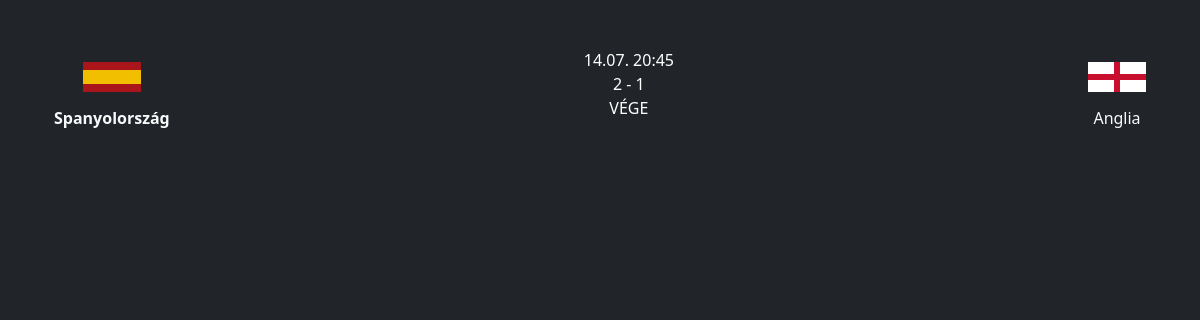
Page /?page=meccsView&orszagid=1&meccsid=17 on the committed database.
### tables this page shows
CREATE TABLE `foci` (
  `id` int(11) NOT NULL,
  `merkozes_tipus_id` int(11) DEFAULT NULL,
  `hazai_id` int(11) DEFAULT NULL,
  `vendeg_id` int(11) DEFAULT NULL,
  `hazai_gol` varchar(5) DEFAULT NULL,
  `vendeg_gol` varchar(5) DEFAULT NULL,
  `datum` varchar(15) DEFAULT NULL,
  `created_at` timestamp NULL DEFAULT CURRENT_TIMESTAMP
);

CREATE TABLE `orszagok` (
  `id` int(11) NOT NULL,
  `orszag` varchar(30) DEFAULT NULL,
  `created_at` timestamp NULL DEFAULT CURRENT_TIMESTAMP
);

### traits/Utilities.php (called while the page is built, shortened)
<?php
trait Utilities {
    function getViewFile($file) {
        include(__DIR__."/../views/".$file.".php");
    }
    function connectDB() {
        $hostname = "localhost";
        $username = "root";
        $password = "12345";
        $database = "eredmenyek";
        $connection = mysqli_connect($hostname, $username, $password, $database);
        return $connection;
    }
}

### controllers/UserController.php (called while the page is built, shortened)
<?php
class UserController {
    function meccsView() {
        $this->getViewFile("meccs");
    }
    function eredmenyekProcess($orszag_id) {
        $sql = mysqli_query($this->connectDB(), "select * from foci where hazai_id = '$orszag_id' or vendeg_id = '$orszag_id' ");
        while($data = mysqli_fetch_assoc($sql)) {
            $eredmenyek_arr[] = $data;
        }
        return $eredmenyek_arr;
    }
    function orszag($index) {
        $orszagok = mysqli_query($this->connectDB(), "select * from orszagok where id = '".$index."' ");
        $orszag = mysqli_fetch_assoc($orszagok);
        return $orszag;
    }
}

### views/meccs.php (the view, shortened to what this page needs)
<?php
$orszag_id = $_GET["orszagid"];
$meccs_id = $_GET["meccsid"];
?>
<!doctype html>
<html lang="hu">
<head>
    <link href="https://cdn.jsdelivr.net/npm/bootstrap@5.3.3/dist/css/bootstrap.min.css" rel="stylesheet">
</head>
<body class="text-bg-dark">
<main class="container-lg py-5 px-4">
    <?php
    foreach($this->eredmenyekProcess($orszag_id) as $key => $data) {
        if($data["id"] == $meccs_id) {
            echo '<section class="row">
                    <article class="col-auto">
                        <a class="d-flex flex-column align-items-center link-light link-underline-opacity-0 link-underline-opacity-100-hover link-offset-2" href="?page=eredmenyekView&id='.$data["hazai_id"].'">
                            <span>
                                <img src="./assets/imgs/flags/'.$data["hazai_id"].'.png">
                            </span>
                            <span class="'.($data["hazai_gol"] > $data["vendeg_gol"] ? "fw-bold" : "").'">
                                '.$this->orszag($data["hazai_id"])["orszag"].'
                            </span>
                        </a>
                    </article>
                    <article class="col">
                        <div class="d-flex flex-column justify-content-between align-items-center">
                            <div>'.$data["datum"].'</div>
                            <div>'.$data["hazai_gol"].' - '.$data["vendeg_gol"].'</div>
                            <div>VÉGE</div>
                        </div>
                    </article>
                    <article class="col-auto">
                        <a class="d-flex flex-column align-items-center link-light link-underline-opacity-0 link-underline-opacity-100-hover link-offset-2" href="?page=eredmenyekView&id='.$data["vendeg_id"].'">
                            <span>
                                <img src="./assets/imgs/flags/'.$data["vendeg_id"].'.png">
                            </span>
                            <span class="'.($data["hazai_gol"] < $data["vendeg_gol"] ? "fw-bold" : "").'">'
                                .$this->orszag($data["vendeg_id"])["orszag"].'
                            </span>
                        </a>
                    </article>
                </section>';
        }
    }
    ?>
</main>
</body>
</html>

### rows in the picture
foci: hazai.orszag "Spanyolország", datum "14.07. 20:45", hazai_gol "2", vendeg_gol "1", vendeg.orszag "Anglia"
